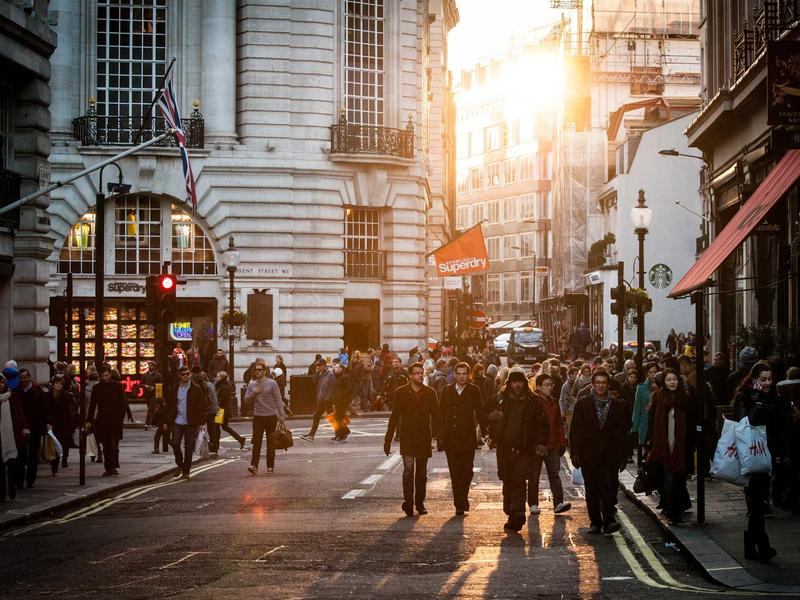
#> input picture test_photos2/room1.jpg, 800 x 600 px
$ python -i analyzer.py   (imports and definitions only)
#> lines starting #> are read from the running program, lines starting #| are printed output that depends on the picture
"""Composition analysis for interior photography.

Based on photo-assistant (spirit0707) composition module.
Adapted for interior/architectural photography.
"""

import cv2
import numpy as np


def detect_lines(image: np.ndarray) -> list:
    """Detect dominant lines using Hough transform (for interiors)."""
    gray = cv2.cvtColor(image, cv2.COLOR_BGR2GRAY) if len(image.shape) == 3 else image
    edges = cv2.Canny(gray, 50, 150)
    lines = cv2.HoughLinesP(edges, 1, np.pi / 180, threshold=80,
                            minLineLength=100, maxLineGap=10)
    if lines is None:
        return []
    return lines.tolist()


def check_horizon_level(image: np.ndarray) -> dict:
    """Check if horizon/vertical lines are level.

    Returns dict with angle and score.
    """
    gray = cv2.cvtColor(image, cv2.COLOR_BGR2GRAY) if len(image.shape) == 3 else image
    edges = cv2.Canny(gray, 50, 150)
    lines = cv2.HoughLinesP(edges, 1, np.pi / 180, threshold=80,
                            minLineLength=100, maxLineGap=10)

    if lines is None:
        return {"angle": 0, "score": 100, "tip": None}

    angles = []
    for line in lines:
        x1, y1, x2, y2 = line[0]
        angle = np.degrees(np.arctan2(y2 - y1, x2 - x1))
        # Focus on near-horizontal lines
        if abs(angle) < 30:
            angles.append(angle)

    if not angles:
        return {"angle": 0, "score": 100, "tip": None}

    median_angle = np.median(angles)
    deviation = abs(median_angle)
    score = max(0, 100 - deviation * 10)

    tip = None
    if deviation > 2:
        tip = f"Горизонт завален на {median_angle:.1f}°. Рекомендуется выпрямить."

    return {"angle": round(median_angle, 2), "score": round(score, 1), "tip": tip}


def rule_of_thirds_score(image: np.ndarray) -> dict:
    """Evaluate composition by rule of thirds.

    Detects salient regions and checks if they align with thirds grid.
    """
    h, w = image.shape[:2]
    gray = cv2.cvtColor(image, cv2.COLOR_BGR2GRAY) if len(image.shape) == 3 else image

    # Find salient points using goodFeaturesToTrack
    corners = cv2.goodFeaturesToTrack(gray, maxCorners=20, qualityLevel=0.01,
                                       minDistance=50)
    if corners is None or len(corners) == 0:
        return {"score": 50, "tip": "Не удалось определить ключевые точки композиции."}

    # Grid lines at 1/3 and 2/3
    grid_x = [w / 3, 2 * w / 3]
    grid_y = [h / 3, 2 * h / 3]

    # Check how close corners are to grid intersections
    threshold = min(w, h) * 0.08  # 8% tolerance
    aligned = 0

    for corner in corners:
        cx, cy = corner[0]
        for gx in grid_x:
            for gy in grid_y:
                dist = np.sqrt((cx - gx) ** 2 + (cy - gy) ** 2)
                if dist < threshold:
                    aligned += 1
                    break

    ratio = aligned / len(corners)
    score = min(100, ratio * 200)  # scale up

    tip = None
    if score < 40:
        tip = "Объекты не совпадают с точками силы (правило третей). Попробуйте сдвинуть камеру."

    return {"score": round(score, 1), "tip": tip}


def analyze_symmetry(image: np.ndarray) -> dict:
    """Check vertical symmetry (useful for interior/facade shots)."""
    h, w = image.shape[:2]
    gray = cv2.cvtColor(image, cv2.COLOR_BGR2GRAY) if len(image.shape) == 3 else image

    left = gray[:, :w // 2]
    right = cv2.flip(gray[:, w - w // 2:], 1)

    # Resize to match
    min_w = min(left.shape[1], right.shape[1])
    left = left[:, :min_w]
    right = right[:, :min_w]

    diff = cv2.absdiff(left, right)
    symmetry = 100 - (np.mean(diff) / 255 * 100)

    tip = None
    if symmetry < 60:
        tip = "Кадр не симметричен. Для интерьеров это может быть критично."

    return {"score": round(symmetry, 1), "tip": tip}


def analyze_composition(image: np.ndarray) -> dict:
    """Full composition analysis pipeline for interior photos."""
    horizon = check_horizon_level(image)
    thirds = rule_of_thirds_score(image)
    symm = analyze_symmetry(image)

    # Weighted average
    total = (
        horizon["score"] * 0.4 +
        thirds["score"] * 0.35 +
        symm["score"] * 0.25
    )

    tips = []
    for result in [horizon, thirds, symm]:
        if result.get("tip"):
            tips.append(result["tip"])

    return {
        "total": round(total, 1),
        "horizon": horizon,
        "thirds": thirds,
        "symmetry": symm,
        "tips": tips,
    }

>>> import cv2
>>> picture = cv2.imread('../../../../test_photos2/room1.jpg')
#> picture is the input picture: shape (600, 800, 3); mean B, G, R 86.4, 98, 116
>>> result = analyze_composition(picture)
#> in check_horizon_level, `gray = cv2.cvtColor(image, cv2.COLOR_BGR2GRAY) if len(image.shape) == ..`:
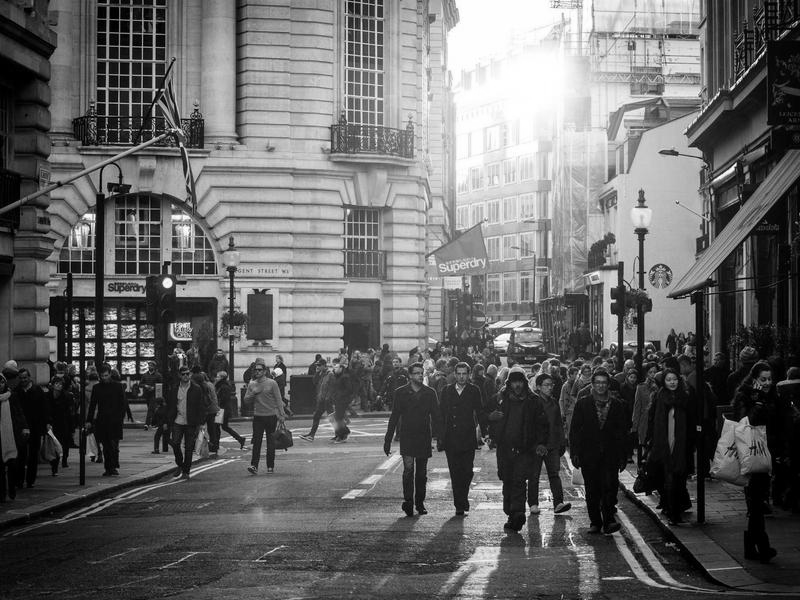
#> gray: shape (600, 800); min 0, max 255, mean 102.1
#> in check_horizon_level, `edges = cv2.Canny(gray, 50, 150)`:
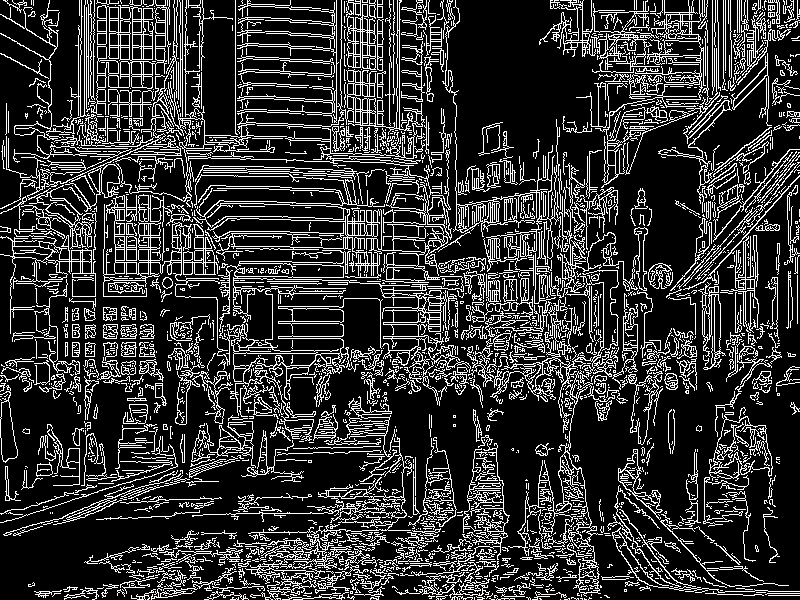
#> edges: shape (600, 800); 19.9% white in thin lines or dots
#> in check_horizon_level, `lines = cv2.HoughLinesP(edges, 1, np.pi / 180, threshold=80, minLineLe..`: lines = 255 rows, first 6: [331, 453, 454, 330], [455, 386, 588, 253], [304, 460, 409, 355], [405, 338, 574, 169], [333, 233, 469, 369], [408, 338, 691, 55]
#> the loop in check_horizon_level, `for line in lines:` made 255 passes
#> (x1, y1, x2, y2, angle) on passes 1 to 3: (331, 453, 454, 330, -45), (455, 386, 588, 253, -45), (304, 460, 409, 355, -45)
#> after the loop in check_horizon_level, `for line in lines:`: angles = 124 values, max 29.03 at index 80, min -29.79 at index 70, mean -0.154
#> in check_horizon_level, `median_angle = np.median(angles)`: median_angle = 0.864
#> in check_horizon_level, `score = max(0, 100 - deviation * 10)`: score = 91.36
#> in analyze_composition, `horizon = check_horizon_level(image)`: horizon = 3 items
#> in rule_of_thirds_score, `corners = cv2.goodFeaturesToTrack(gray, maxCorners=20, qualityLevel=0...`: corners = 20 rows, first 8: [85, 355], [130, 119], [135, 329], [644, 493], [527, 480], [616, 345], [735, 163], [180, 146]
#> the loop in rule_of_thirds_score, `for corner in corners:` made 20 passes
#> (cx, cy) on passes 1 to 12: (85, 355), (130, 119), (135, 329), (644, 493), (527, 480), (616, 345), (735, 163), (180, 146), (509, 334), (189, 323), (746, 417), (465, 512)
#> after the loop in rule_of_thirds_score, `for corner in corners:`: aligned = 0
#> in analyze_composition, `thirds = rule_of_thirds_score(image)`: thirds = 2 items
#> in analyze_symmetry, `left = gray[:, :w // 2]`:
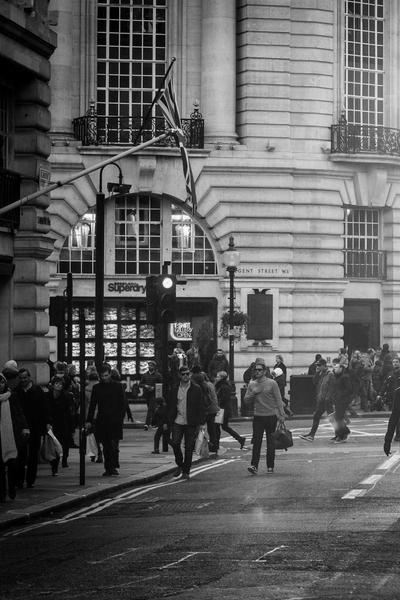
#> left: shape (600, 400); min 0, max 254, mean 93.8
#> in analyze_symmetry, `right = cv2.flip(gray[:, w - w // 2:], 1)`:
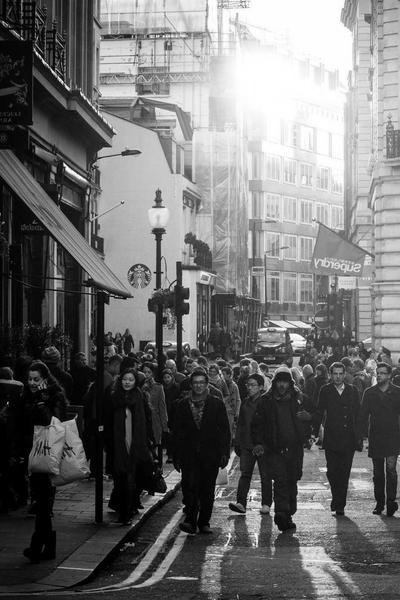
#> right: shape (600, 400); min 0, max 255, mean 110.4
#> in analyze_symmetry, `diff = cv2.absdiff(left, right)`:
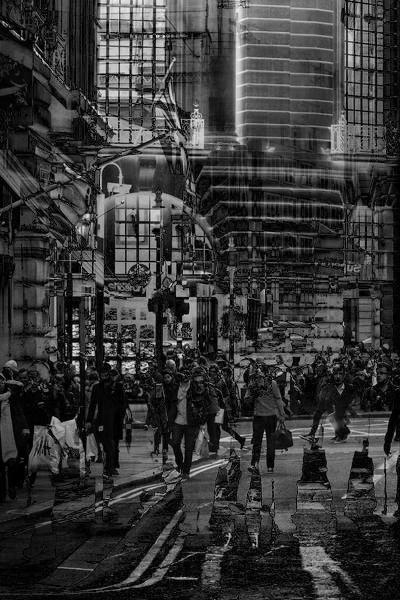
#> diff: shape (600, 400); min 0, max 244, mean 55.9
#> in analyze_symmetry, `symmetry = 100 - (np.mean(diff) / 255 * 100)`: symmetry = 78.08
#> in analyze_composition, `symm = analyze_symmetry(image)`: symm = 2 items
#> in analyze_composition, `total = ( horizon["score"] * 0.4 + thirds["score"] * 0.35 + symm["scor..`: total = 56.09
#> the loop in analyze_composition, `for result in [horizon, thirds, symm]:` made 3 passes
#> after the loop in analyze_composition, `for result in [horizon, thirds, symm]:`: tips = 1 item
#> result = 5 items

$ run again, on test_photos2/room3.jpg
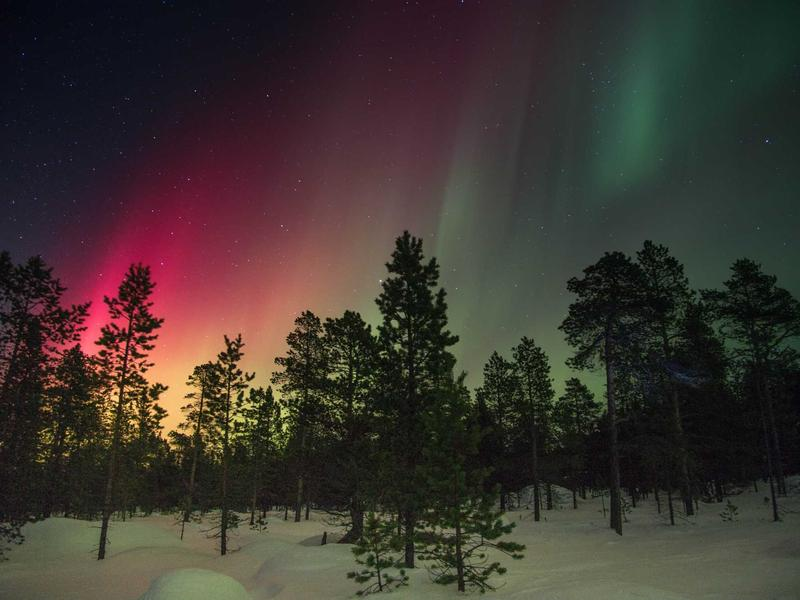
#> input picture test_photos2/room3.jpg, 800 x 600 px
#> picture is the input picture: shape (600, 800, 3); mean B, G, R 48.5, 53.8, 62.3
#> in check_horizon_level, `edges = cv2.Canny(gray, 50, 150)`:
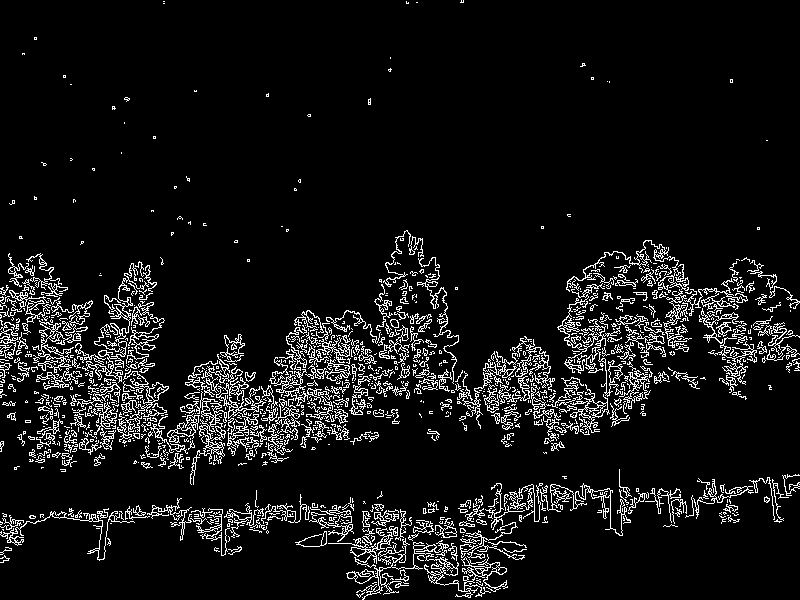
#> edges: shape (600, 800); 7.8% white in thin lines or dots
#> lines = 76 rows, first 6: [182, 416, 336, 395], [565, 361, 691, 338], [29, 516, 184, 514], [240, 416, 360, 397], [354, 395, 467, 375], [272, 372, 425, 369]
#> the loop in check_horizon_level, `for line in lines:` made 76 passes
#> (x1, y1, x2, y2, angle) on passes 1 to 8: (182, 416, 336, 395, -7.77), (565, 361, 691, 338, -10.34), (29, 516, 184, 514, -0.739), (240, 416, 360, 397, -9), (354, 395, 467, 375, -10.04), (272, 372, 425, 369, -1.12), (40, 440, 164, 427, -5.98), (180, 409, 358, 387, -7.05)
#> after the loop in check_horizon_level, `for line in lines:`: angles = 74 values, max 27.22 at index 73, min -13.15 at index 64, mean -4.36
#> median_angle = -7.44
#> deviation = 7.44
#> in check_horizon_level, `score = max(0, 100 - deviation * 10)`: score = 25.59
#> horizon = 3 items
#> corners = 20 rows, first 8: [189, 378], [117, 405], [252, 422], [165, 440], [355, 358], [66, 433], [123, 355], [299, 400]
#> the loop in rule_of_thirds_score, `for corner in corners:` made 20 passes
#> after the loop in rule_of_thirds_score, `for corner in corners:`: aligned = 3
#> ratio = 0.15
#> in rule_of_thirds_score, `score = min(100, ratio * 200)`: score = 30
#> thirds = 2 items
#> in analyze_symmetry, `diff = cv2.absdiff(left, right)`:
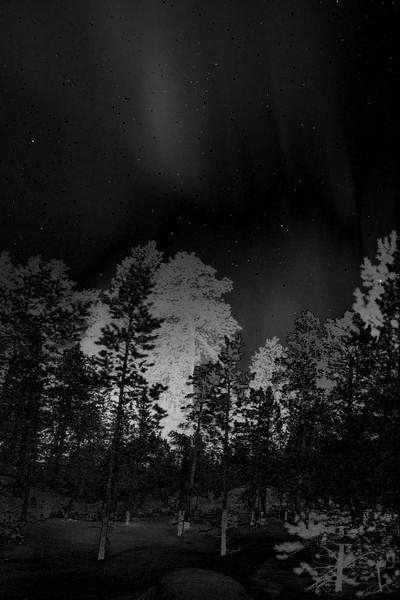
#> diff: shape (600, 400); min 0, max 211, mean 28.5
#> symmetry = 88.81
#> symm = 2 items
#> total = 42.94
#> the loop in analyze_composition, `for result in [horizon, thirds, symm]:` made 3 passes
#> after the loop in analyze_composition, `for result in [horizon, thirds, symm]:`: tips = 2 items
#> result = 5 items

$ run again, on test_photos2/room4.jpg
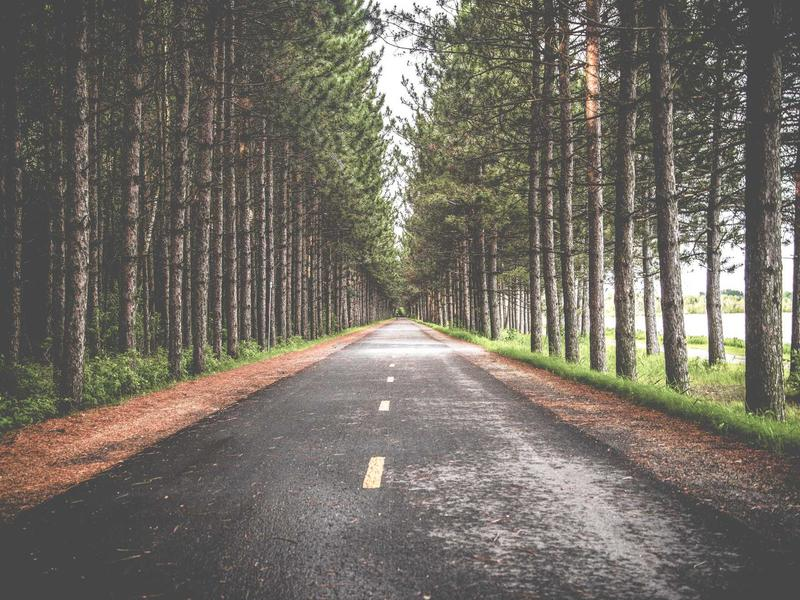
#> input picture test_photos2/room4.jpg, 800 x 600 px
#> picture is the input picture: shape (600, 800, 3); mean B, G, R 100.7, 109.8, 114.9
#> in check_horizon_level, `edges = cv2.Canny(gray, 50, 150)`:
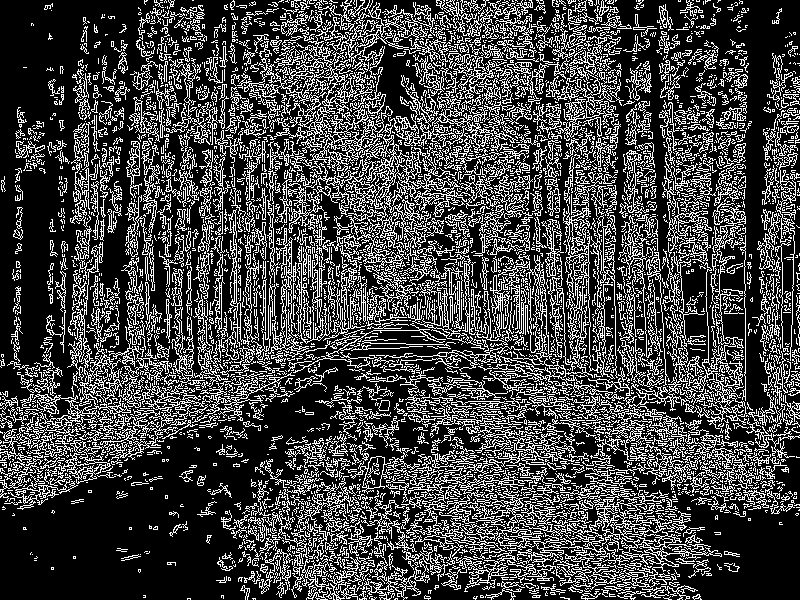
#> edges: shape (600, 800); 26.8% white in thin lines or dots
#> lines = 722 rows, first 6: [214, 41, 655, 482], [187, 432, 543, 76], [188, 105, 682, 599], [450, 384, 664, 598], [434, 395, 633, 594], [167, 329, 385, 111]
#> the loop in check_horizon_level, `for line in lines:` made 722 passes
#> (x1, y1, x2, y2, angle) on passes 1 to 3: (214, 41, 655, 482, 45), (187, 432, 543, 76, -45), (188, 105, 682, 599, 45)
#> after the loop in check_horizon_level, `for line in lines:`: angles = 301 values, max 29.1 at index 231, min -29.95 at index 266, mean -6.93
#> median_angle = -4.9
#> deviation = 4.9
#> in check_horizon_level, `score = max(0, 100 - deviation * 10)`: score = 51.01
#> horizon = 3 items
#> corners = 20 rows, first 8: [782, 122], [395, 6], [693, 243], [543, 47], [445, 15], [681, 189], [724, 116], [407, 79]
#> the loop in rule_of_thirds_score, `for corner in corners:` made 20 passes
#> after the loop in rule_of_thirds_score, `for corner in corners:`: aligned = 0
#> thirds = 2 items
#> in analyze_symmetry, `diff = cv2.absdiff(left, right)`:
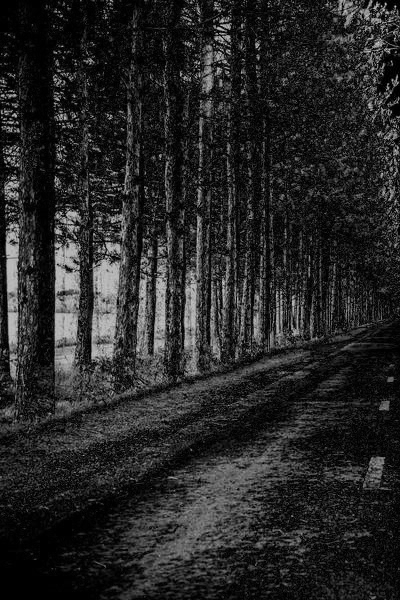
#> diff: shape (600, 400); min 0, max 216, mean 38.8
#> symmetry = 84.77
#> symm = 2 items
#> total = 41.6
#> the loop in analyze_composition, `for result in [horizon, thirds, symm]:` made 3 passes
#> after the loop in analyze_composition, `for result in [horizon, thirds, symm]:`: tips = 2 items
#> result = 5 items
